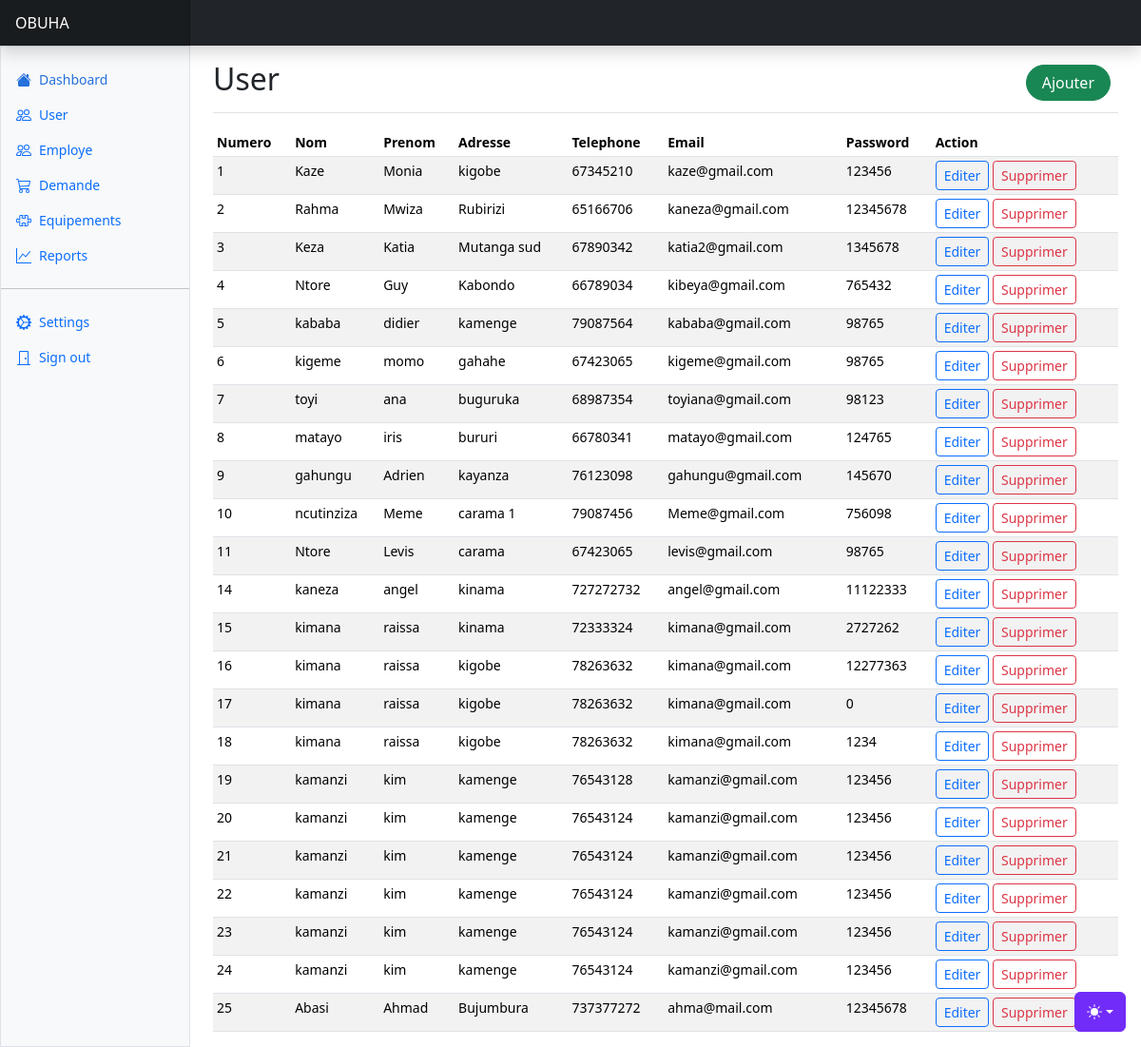
The page /user.php (signed in) on the database its author committed.
### tables this page shows
CREATE TABLE `user` (
  `id` int(20) NOT NULL,
  `nom` varchar(40) NOT NULL,
  `prenom` varchar(35) NOT NULL,
  `adresse` varchar(40) NOT NULL,
  `tel` int(11) NOT NULL,
  `email` varchar(20) NOT NULL,
  `password` int(11) NOT NULL
);

### user.php (the view)
<?php require "header.php"; ?>
    <main class="col-md-9 ms-sm-auto col-lg-10 px-md-4">
      <div class="d-flex justify-content-between flex-wrap flex-md-nowrap align-items-center pt-3 pb-2 mb-3 border-bottom">
        <h1 class="h2">User</h1>
        <div class="btn-toolbar mb-2 mb-md-0">
          <div class="btn-group me-2">
            <a type="button" class="btn btn-success rounded-pill px-3" href="add_user.php">Ajouter</a>
          </div>
        </div>
      </div>
      <div class="table-responsive small">
        <table class="table table-striped table-sm">
          <thead>
             <tr>
              <th scope="col">Numero</th>
              <th scope="col">Nom</th>
              <th scope="col">Prenom</th>
              <th scope="col">Adresse</th>
              <th scope="col">Telephone</th>
              <th scope="col">Email</th>
              <th scope="col">Password</th>
              <th>Action</th>
            </tr>
          </thead>
          <tbody>
            <?php
              $query = $pdo->prepare("SELECT * FROM `user`");
              $query->execute();
              $data = $query->fetchAll(PDO::FETCH_ASSOC);
            foreach ($data as $value) {
               ?>
            <tr>
              <td><?php echo $value['id']; ?></td>
              <td><?php echo $value['nom']; ?></td>
              <td><?php echo $value['prenom']; ?></td>
              <td><?php echo $value['adresse']; ?></td>
              <td><?php echo $value['tel']; ?></td>
              <td><?php echo $value['email']; ?></td>
              <td><?php echo $value['password']; ?></td>
               <td><a type="button" class="btn btn-sm btn-outline-primary" href="edit_user.php?id=<?php echo $value['id']; ?>">Editer</a>
              <a type="button" class="btn btn-sm btn-outline-danger" href="suppression.php?delete_user=<?php echo $value['id']; ?>">Supprimer</a></td>
            </tr>
          <?php   } ?>
          </tbody>
        </table>
      </div>
    </main>
  </div>
</div>
<?php require_once "footer.php" ?>

### rows shown on the page
user: id "1", nom "Kaze", prenom "Monia", adresse "kigobe", tel "67345210", email "kaze@gmail.com", password "123456"
user: id "2", nom "Rahma", prenom "Mwiza", adresse "Rubirizi", tel "65166706", email "kaneza@gmail.com", password "12345678"
user: id "3", nom "Keza", prenom "Katia", adresse "Mutanga sud", tel "67890342", email "katia2@gmail.com", password "1345678"
user: id "4", nom "Ntore", prenom "Guy", adresse "Kabondo", tel "66789034", email "kibeya@gmail.com", password "765432"
user: id "5", nom "kababa", prenom "didier", adresse "kamenge", tel "79087564", email "kababa@gmail.com", password "98765"
user: id "6", nom "kigeme", prenom "momo", adresse "gahahe", tel "67423065", email "kigeme@gmail.com", password "98765"
user: id "7", nom "toyi", prenom "ana", adresse "buguruka", tel "68987354", email "toyiana@gmail.com", password "98123"
user: id "8", nom "matayo", prenom "iris", adresse "bururi", tel "66780341", email "matayo@gmail.com", password "124765"
user: id "9", nom "gahungu", prenom "Adrien", adresse "kayanza", tel "76123098", email "gahungu@gmail.com", password "145670"
user: id "10", nom "ncutinziza", prenom "Meme", adresse "carama 1", tel "79087456", email "Meme@gmail.com", password "756098"
user: id "11", nom "Ntore", prenom "Levis", adresse "carama", tel "67423065", email "levis@gmail.com", password "98765"
user: id "14", nom "kaneza", prenom "angel", adresse "kinama", tel "727272732", email "angel@gmail.com", password "11122333"
user: id "15", nom "kimana", prenom "raissa", adresse "kinama", tel "72333324", email "kimana@gmail.com", password "2727262"
user: id "16", nom "kimana", prenom "raissa", adresse "kigobe", tel "78263632", email "kimana@gmail.com", password "12277363"
user: id "17", nom "kimana", prenom "raissa", adresse "kigobe", tel "78263632", email "kimana@gmail.com", password "0"
user: id "18", nom "kimana", prenom "raissa", adresse "kigobe", tel "78263632", email "kimana@gmail.com", password "1234"
user: id "19", nom "kamanzi", prenom "kim", adresse "kamenge", tel "76543128", email "kamanzi@gmail.com", password "123456"
user: id "20", nom "kamanzi", prenom "kim", adresse "kamenge", tel "76543124", email "kamanzi@gmail.com", password "123456"
user: id "21", nom "kamanzi", prenom "kim", adresse "kamenge", tel "76543124", email "kamanzi@gmail.com", password "123456"
user: id "22", nom "kamanzi", prenom "kim", adresse "kamenge", tel "76543124", email "kamanzi@gmail.com", password "123456"
user: id "23", nom "kamanzi", prenom "kim", adresse "kamenge", tel "76543124", email "kamanzi@gmail.com", password "123456"
user: id "24", nom "kamanzi", prenom "kim", adresse "kamenge", tel "76543124", email "kamanzi@gmail.com", password "123456"
user: id "25", nom "Abasi", prenom "Ahmad", adresse "Bujumbura", tel "737377272", email "ahma@mail.com", password "12345678"
